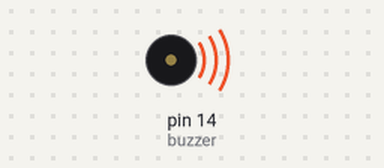
The sketch below on a simulated Arduino Uno, built with avr-gcc and run on an emulated ATmega328P. Parts: buzzer (waves = sounding). What the sketch prints to the serial monitor is not drawn.

Above: at 0.1 s.
Timing chart, 0 to 40.0 s (numbered marks = the images above):
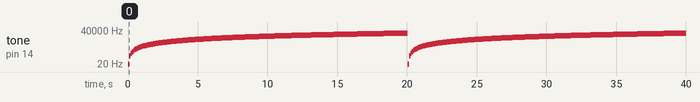

The sketch:

buzzer20to20k.ino
```cpp
int buzzer=14;
void setup() {
 pinMode(buzzer,OUTPUT);
 Serial.begin(9600);
}

void loop() {
 for(int freq=20;freq<=20000;freq+=100){
  tone(buzzer,freq);
  delay(100);
  Serial.println(freq);
  }
}
```

Measured:
- by itself, tone on pin 14 (buzzer): plays 20 Hz for 0.10 s, 120 Hz for 0.10 s, 220 Hz for 0.10 s, 320 Hz for 0.10 s, 420 Hz for 0.10 s, 520 Hz for 0.10 s … (399 notes in this stretch)
